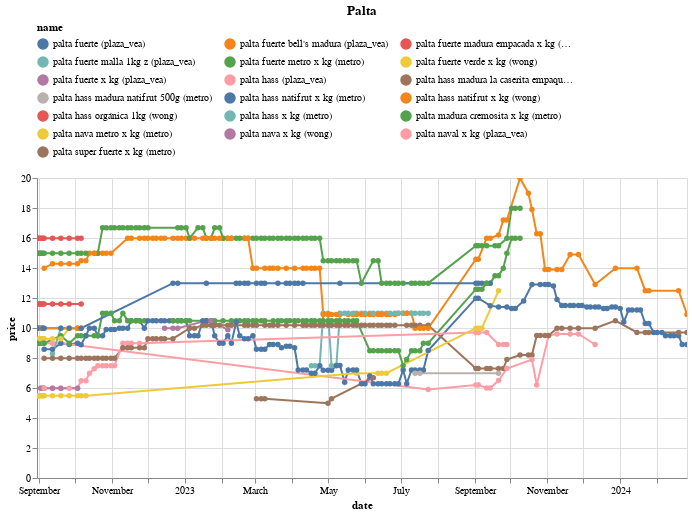

Here is the notebook cell this chart was saved with:
### Code cell
(df
 .loc[df.name.isin(names)]
 .pipe(alt.Chart)
 .mark_line(point=True)
 .encode(x='date', y='price', color='name', tooltip=['name','price'])
 .properties(width=650, title='Palta')
 .interactive()
 .configure_legend(orient='top', columns=3)
)

### Figure 1 — Vega-Lite specification as saved in the notebook (floating-point values rounded to 4 significant figures; data arrays with more than 128 entries replaced by an {"elided": "..."} marker saying what was removed)
{"config": {"view": {"continuousWidth": 300, "continuousHeight": 300}, "legend": {"columns": 3, "orient": "top"}}, "data": {"name": "data-d40e2808650414c3274a9cccbfe1f9e2"}, "mark": {"type": "line", "point": true}, "encoding": {"color": {"field": "name", "type": "nominal"}, "tooltip": [{"field": "name", "type": "nominal"}, {"field": "price", "type": "quantitative"}], "x": {"field": "date", "type": "temporal"}, "y": {"field": "price", "type": "quantitative"}}, "params": [{"name": "param_14", "select": {"type": "interval", "encodings": ["x", "y"]}, "bind": "scales"}], "title": "Palta", "width": 650, "$schema": "https://vega.github.io/schema/vega-lite/v5.16.3.json", "datasets": {"data-d40e2808650414c3274a9cccbfe1f9e2": {"elided": "700 records"}}}
